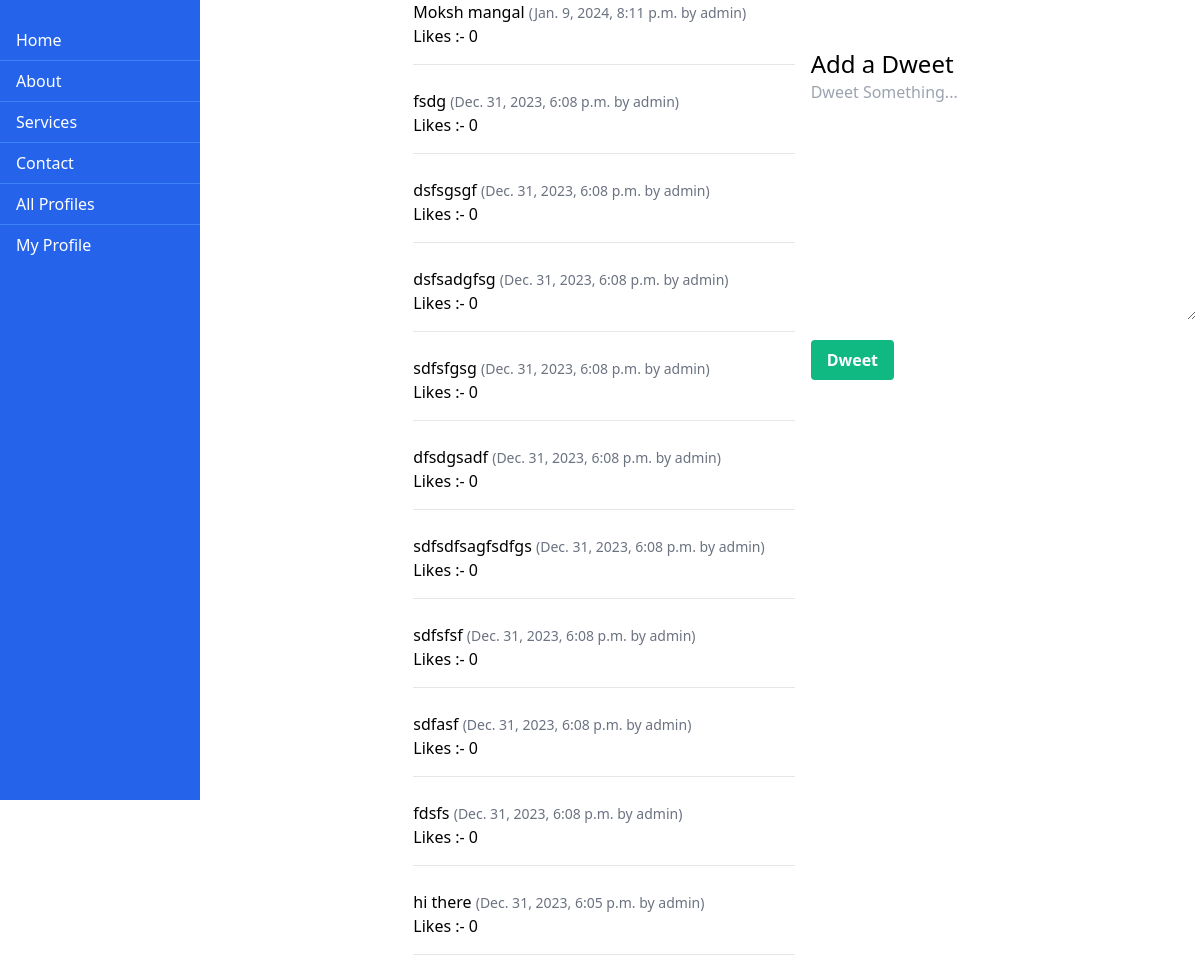
/dashboard/ (signed in), run on an earlier commit of the app's database.
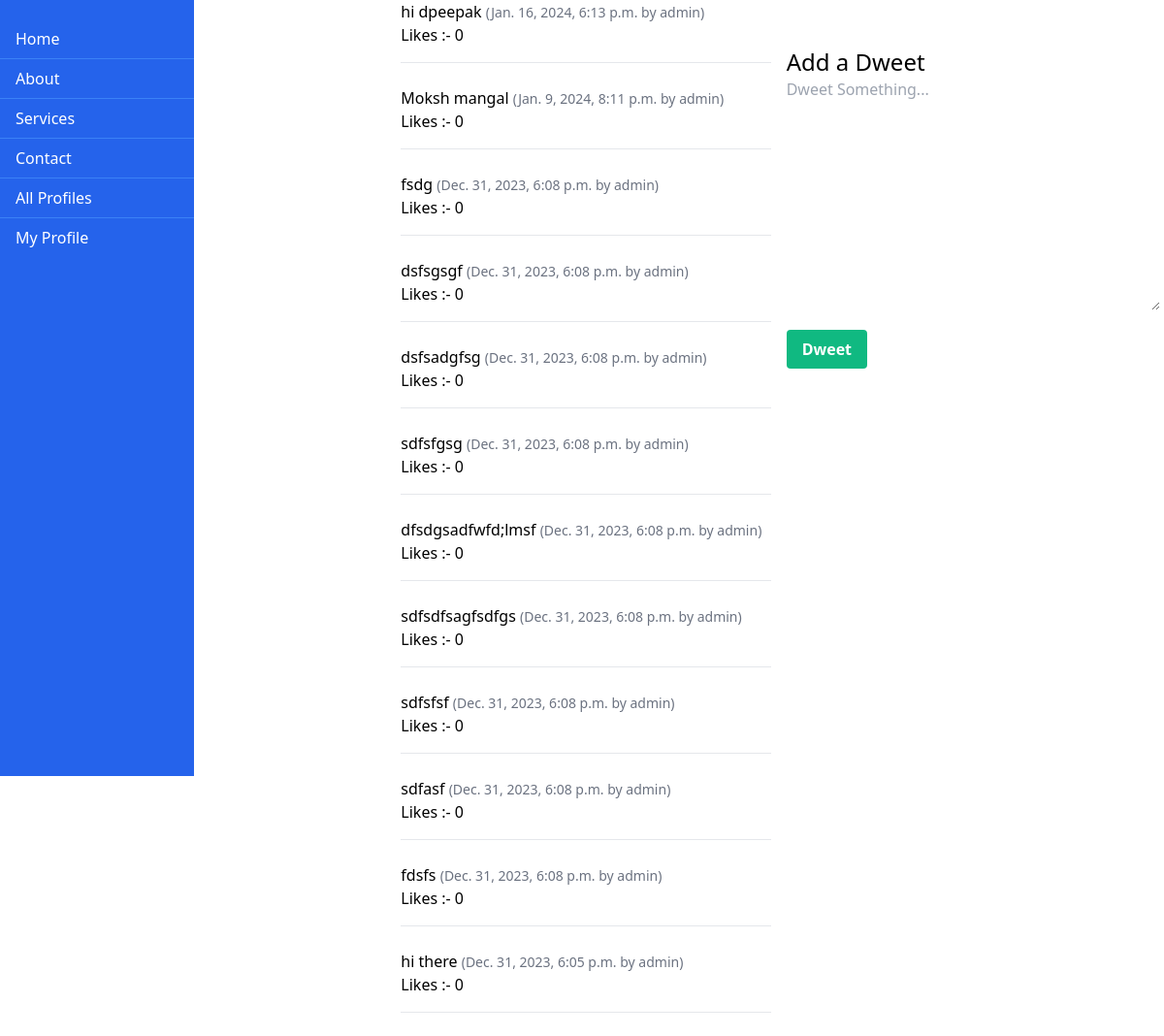
And on a later commit of the database.
### dwitter/models.py (models this page shows, shortened)
class Dweet(models.Model):
    user = models.ForeignKey(
        User, related_name="dweets", on_delete=models.CASCADE
    )
    body = models.CharField(max_length=140)
    created_at = models.DateTimeField(auto_now_add=True)
    likes = models.ManyToManyField(User, related_name='blog_posts')
    def total_likes(self):
        return self.likes.count()

### dwitter/views.py (the view)
# urls.py: path("dashboard/", dashboard, name="dashboard"),
@login_required(login_url='dwitter:login')
def dashboard(request):  # sourcery skip: use-named-expression
    form = DweetForm(request.POST or None)
    if request.method == "POST" and form.is_valid():
        dweet = form.save(commit = False)
        dweet.user = request.user
        dweet.save()
        return redirect("dwitter:dashboard")
    followed_dweets = Dweet.objects.filter(
        user__profile__in = request.user.profile.follows.all()
    ).order_by("-created_at")
    return render(request, "dwitter/dashboard.html", {"form" : form , "dweets" : followed_dweets})

### dwitter/forms.py
class DweetForm(forms.ModelForm):
    body = forms.CharField(
        required=True,
        widget = forms.widgets.Textarea(
            attrs = {
                "placeholder" : "Dweet Something...",
                "class" : "textarea is-success is-medium",
            }
        ),
        label = "",
        )
    class Meta:
        model = Dweet # explains which model is associated with the class
        exclude = ("user","likes" )

### dwitter/templates/dwitter/dashboard.html (shortened to what this page needs)
{% extends 'base.html' %}
{% block content %}
<div class="grid grid-cols-3 gap-4">
    <div class="flex justify-between">
        <div class="bg-blue-600 text-white h-screen w-1/6  top-0 left-0 overflow-y-auto pt-5 fixed">
            <a href="{% url 'dwitter:dashboard' %}" class="block py-2 px-4 hover:bg-blue-500 border-b border-blue-500">Home</a>
            <a href="#about" class="block py-2 px-4 hover:bg-blue-500 border-b border-blue-500">About</a>
            <a href="#services" class="block py-2 px-4 hover:bg-blue-500 border-b border-blue-500">Services</a>
            <a href="#contact" class="block py-2 px-4 hover:bg-blue-500 border-b border-blue-500">Contact</a>
            <a href="{% url 'dwitter:profile_list' %}" class="block py-2 px-4 hover:bg-blue-500 border-b border-blue-500">All Profiles</a>
            <a href="{% url 'dwitter:profile' request.user.profile.id %}" class="block py-2 px-4 hover:bg-blue-500">My Profile</a>
        </div>
    </div>
    <div class="flex-1 ml-2">
        {% for dweet in dweets %}
            <div class="box mb-4">
                <a href="{% url 'dwitter:dweet_discription' dweet.id %}">{{dweet.body}}</a>
                <span class="text-sm text-gray-500">
                    ({{ dweet.created_at }} by {{ dweet.user.username }})
                </span>
                <p>Likes :- {{ dweet.total_likes }}</p>
            </div>
            <hr>
            <br/>
        {% endfor %}
    </div>
    <div class="mt-8">
        <div class="mt-4">
            <div class="block">
                <h2 class="text-2xl">Add a Dweet</h2>
            </div>
            <div class="block">
                <form method="post">
                    {{ form.as_p }}
                    <button class="bg-green-500 hover:bg-green-600 text-white font-bold py-2 px-4 mt-5 rounded"
                            type="submit">Dweet
                    </button>
                </form>
            </div>
        </div>
    </div>
</div>
{% endblock content %}

What changed in the data, as far as the page shows it:
added Dweet: body "hi dpeepak", created_at "Jan. 16, 2024, 6:13 p.m.", user.username "admin", total_likes "0"
changed Dweet: body "dfsdgsadf" → "dfsdgsadfwfd;lmsf"
